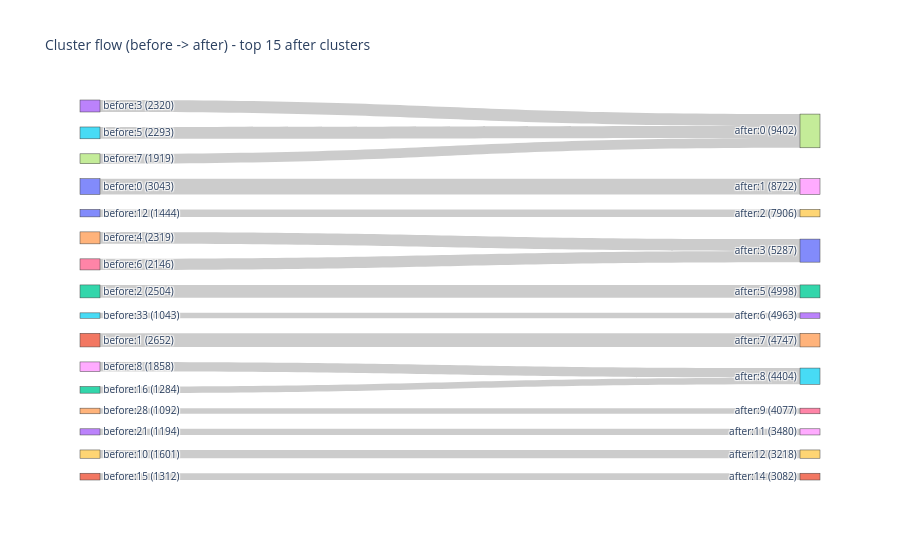

The cell this chart's notebook holds for it:
### Code cell
sankey_cluster_flow(clusters, clusters_after,
                    min_flow=1000,
                    top_n=15)

### Figure 1 — Plotly figure (JSON) as saved in the notebook; plotly's stock layout.template omitted (floating-point values rounded to 4 significant figures; data arrays with more than 128 entries replaced by an {"elided": "..."} marker saying what was removed)
{"data": [{"link": {"source": [0, 1, 2, 3, 4, 5, 6, 7, 8, 9, 10, 11, 12, 13, 14, 15], "target": [248, 254, 252, 247, 250, 247, 250, 247, 255, 259, 249, 261, 255, 258, 256, 253], "value": [3043, 2652, 2504, 2320, 2319, 2293, 2146, 1919, 1858, 1601, 1444, 1312, 1284, 1194, 1092, 1043]}, "node": {"label": {"elided": "262 str values"}, "pad": 15, "thickness": 20}, "type": "sankey"}], "layout": {"font": {"size": 10}, "title": {"text": "Cluster flow (before -> after) - top 15 after clusters"}}}
